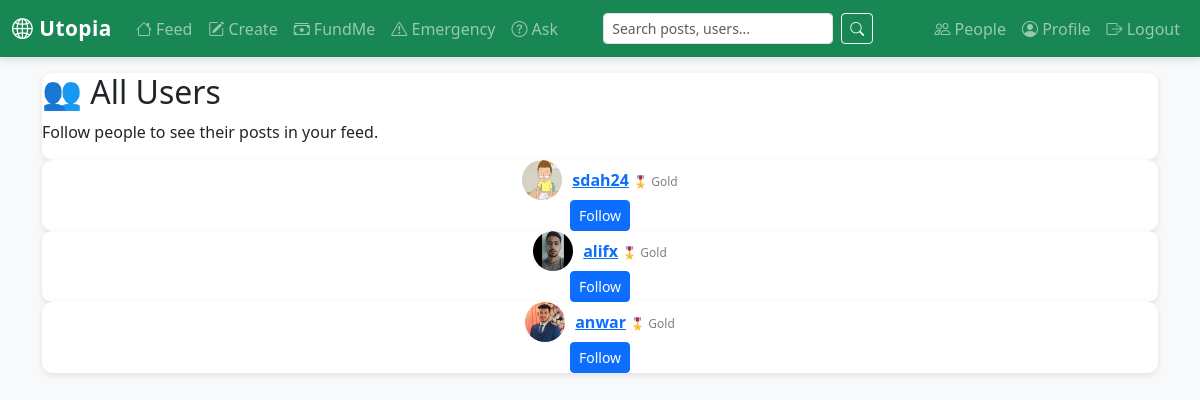
/accounts/people/ (signed in), run on the app's committed database.
### accounts/models.py (models this page shows, shortened)
class Profile(models.Model):
    user = models.OneToOneField(User, on_delete=models.CASCADE)
    display_name = models.CharField(max_length=150, blank=True)
    bio = models.TextField(blank=True)
    profile_image = models.ImageField(upload_to='profiles/', blank=True, null=True)
    quiz_score = models.IntegerField(null=True, blank=True)    # percent or raw
    badge = models.CharField(max_length=50, choices=[("Bronze","Bronze"),("Silver","Silver"),("Gold","Gold")], default="Bronze")
    created_at = models.DateTimeField(auto_now_add=True)
    updated_at = models.DateTimeField(auto_now=True)
    profile_picture = models.ImageField(upload_to='profile_pics/', blank=True, null=True)

### accounts/views.py (the view)
# urls.py: path('people/', views.people_list, name='people_list'),
@login_required
def people_list(request):
    from .models import Profile
    people = Profile.objects.exclude(user=request.user)
    following_ids = []
    if hasattr(request.user, 'following'):
        following_ids = request.user.following.values_list('id', flat=True)
    return render(request, 'accounts/people_list.html', {
        'people': people,
        'following_ids': following_ids,
    })

### templates/accounts/people_list.html (shortened to what this page needs)
{% extends "base.html" %}
{% block content %}
<div class="card">
  <h2>👥 All Users</h2>
  <p class="muted">Follow people to see their posts in your feed.</p>
</div>
{% for person in people %}
  <div class="card" style="display:flex;justify-content:space-between;align-items:center">
    <div style="display:flex;align-items:center;gap:10px;">
      {% if person.profile_picture %}
        <img src="{{ person.profile_picture.url }}" alt="Profile" style="width:40px;height:40px;border-radius:50%;">
      {% else %}
        <div style="width:40px;height:40px;border-radius:50%;background:lightgray;display:flex;align-items:center;justify-content:center;">👤</div>
      {% endif %}
      <div>
        <strong><a href="{% url 'posts:profile_posts' person.id %}">{{ person.user.username }}</a></strong>
        {% if person.badge %}
          <span style="font-size:12px;color:gray;">🎖️ {{ person.badge|title }}</span>
        {% endif %}
      </div>
    </div>
    <div>
      <form method="post" action="{% url 'posts:toggle_follow' person.id %}">
        {% if person.id in following_ids %}
          <button type="submit" class="btn btn-sm btn-secondary">Unfollow</button>
        {% else %}
          <button type="submit" class="btn btn-sm btn-primary">Follow</button>
        {% endif %}
      </form>
    </div>
  </div>
{% empty %}
  <div class="card">No other users found.</div>
{% endfor %}
{% endblock %}

### templates/base.html (style rules this page uses)
body { background-color: #f8f9fa; }
.card { border: none; border-radius: 10px; box-shadow: 0 2px 6px rgba(0,0,0,0.1); }

### data on the page
Profile: profile_picture (picture), user.username "sdah24", badge "Gold", shows "Follow"
Profile: profile_picture (picture), user.username "alifx", badge "Gold", shows "Follow"
Profile: profile_picture (picture), user.username "anwar", badge "Gold", shows "Follow"
